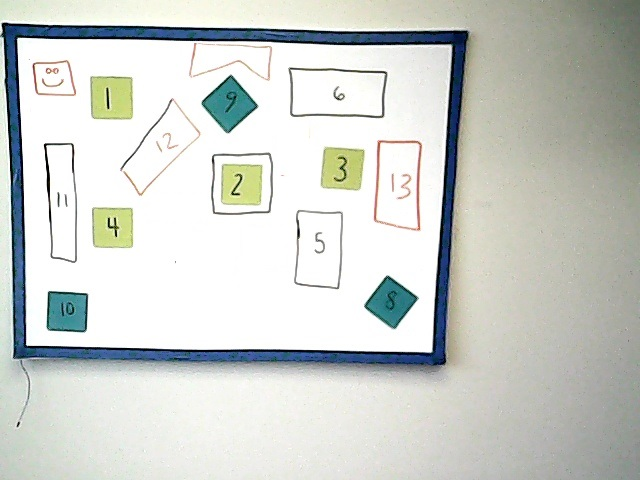
#> input picture template_matching/big.jpg, 640 x 480 px
$ python template_matching.py   (Python 2 division)
#> lines starting #> are read from the running program, lines starting #| are printed output that depends on the picture
import cv2
import numpy as np
from matplotlib import pyplot as plt

img = cv2.imread('big.jpg',0)
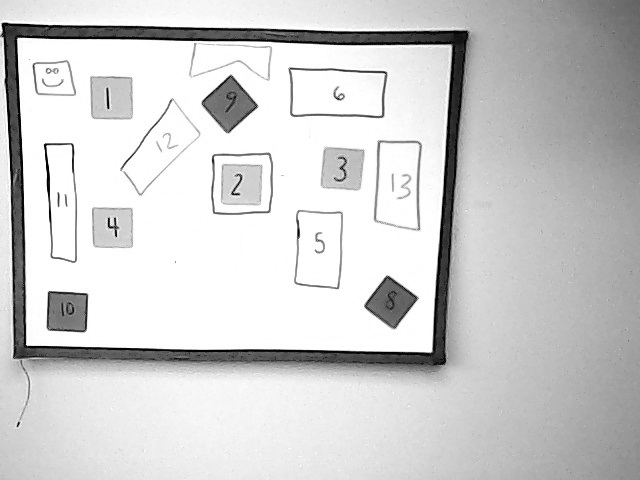
#> img: shape (480, 640); min 0, max 255, mean 206.5
img2 = img.copy()
templates = []
template = cv2.imread('small.jpg',0)
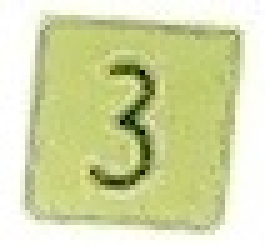
#> input picture template_matching/small.jpg, 53 x 49 px (shown 5 times larger)
#> template: shape (49, 53); min 6, max 255, mean 208.8
templates.append(template)
template = cv2.imread('small2.jpg',0)
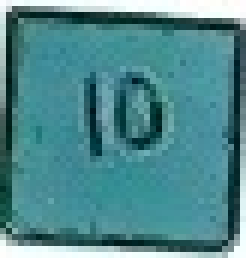
#> input picture template_matching/small2.jpg, 41 x 43 px (shown 6 times larger)
#> template: shape (43, 41); min 10, max 255, mean 120.5
templates.append(template)
template = cv2.imread('small3.jpg',0)
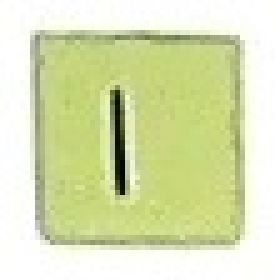
#> input picture template_matching/small3.jpg, 55 x 56 px (shown 5 times larger)
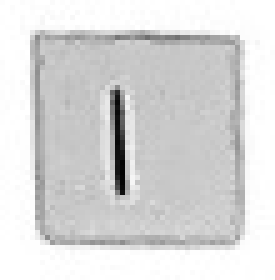
#> template: shape (56, 55) (shown 5 times larger); min 1, max 255, mean 217.5
templates.append(template)
w, h = template.shape[::-1]
#> w = 55; h = 56

# All the 6 methods for comparison in a list
methods = ['cv2.TM_CCOEFF', 'cv2.TM_CCOEFF_NORMED', 'cv2.TM_CCORR',
'cv2.TM_CCORR_NORMED', 'cv2.TM_SQDIFF', 'cv2.TM_SQDIFF_NORMED']

# These are the ones that work best
methods = ['cv2.TM_CCORR_NORMED', 'cv2.TM_SQDIFF', 'cv2.TM_SQDIFF_NORMED']

for picture in templates:
  cv2.imshow('Searching for: ', picture)
  ch = 0xFF & cv2.waitKey()
  cv2.destroyAllWindows()

  for meth in methods:
    img = img2.copy()
    method = eval(meth)

    # Apply template Matching
    res = cv2.matchTemplate(img,picture,method)
    min_val, max_val, min_loc, max_loc = cv2.minMaxLoc(res)

    # If the method is TM_SQDIFF or TM_SQDIFF_NORMED, take minimum
    if method in [cv2.TM_SQDIFF, cv2.TM_SQDIFF_NORMED]:
      top_left = min_loc
    else:
      top_left = max_loc
      bottom_right = (top_left[0] + w, top_left[1] + h)

    cv2.rectangle(img,top_left, bottom_right, 0, 2)
    print top_left, bottom_right
    cv2.imshow(str(meth),img)

    ch = 0xFF & cv2.waitKey()
    cv2.destroyAllWindows()
#> this loop made 3 passes; (key Esc is pressed on pass 1)
#| (316, 144) (371, 200)
#| (316, 144) (371, 200)
#| (316, 144) (371, 200)
#| (47, 290) (102, 346)
#| (47, 290) (102, 346)
#| (47, 290) (102, 346)
#| (84, 70) (139, 126)
#| (84, 70) (139, 126)
#| (84, 70) (139, 126)
#> pass 1, `cv2.imshow(str(meth),img)`:
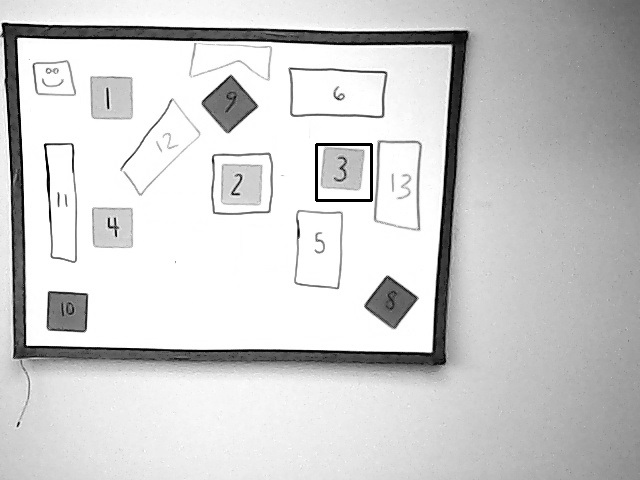
#> window 'cv2.TM_CCORR_NORMED': shape (480, 640); min 0, max 255, mean 206
#> after the loop:
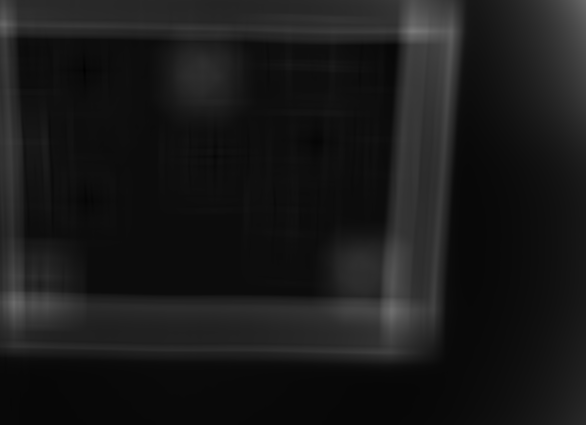
#> res: shape (425, 586) float32; min 8.43e-05, max 0.478, mean 0.0995
